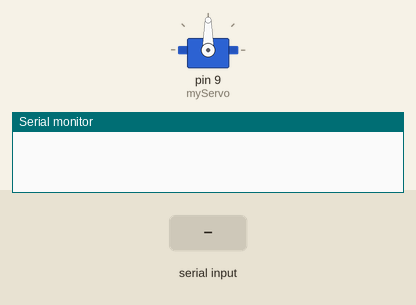
This sketch was run on a simulated Arduino Nano, built with avr-gcc and run on an emulated ATmega328P. Shown: servo, the last lines printed to the serial monitor. Inputs (shaded band) come from the test bench.

Above: at 1.2 s.
1.3 s: "_1\n" received over Serial
At 2.1 s:
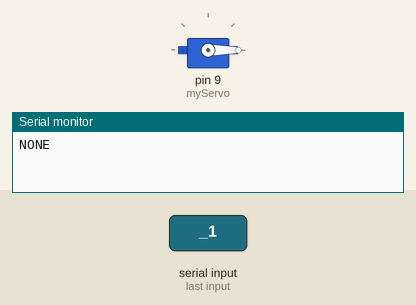
Timing chart, 0 to 4.3 s (numbered marks = the images above; inputs shaded):
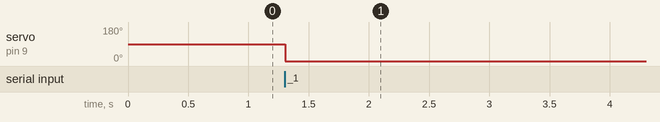

The sketch:

Nano.ino
```cpp
#include <Servo.h>
#include <SoftwareSerial.h>

const int ECHO_PIN = 4;
const int TRIG_PIN = 3;
Servo myServo;
SoftwareSerial mySerial(10, 11);

int lastServoPosition = -1;

void setup() {
  myServo.attach(9);
  Serial.begin(9600);
  mySerial.begin(9600);

  pinMode(TRIG_PIN, OUTPUT);
  pinMode(ECHO_PIN, INPUT);
}

void loop() {
  long duration, distance;
  String output;

  if (Serial.available() > 0) {
    String data = Serial.readStringUntil('\n');

    int commaIndex = data.indexOf('_');

    if (commaIndex != -1) {
      String joystick = data.substring(0, commaIndex);
      String is_botton = data.substring(commaIndex + 1);

      int xValue = joystick.toInt();
      int servoPosition = map(xValue, 0, 1023, 0, 180);

      myServo.write(servoPosition);
      delay(15);

      //mySerial.println(is_botton);
      if (is_botton == "_1") {
        digitalWrite(TRIG_PIN, LOW);
        delayMicroseconds(2);
        digitalWrite(TRIG_PIN, HIGH);
        delayMicroseconds(10);
        digitalWrite(TRIG_PIN, LOW);

        duration = pulseIn(ECHO_PIN, HIGH);
        distance = (duration * 0.0344) / 2;
        output = String(distance);
      } else {
        output = "NONE";
      }

      Serial.println(output);
    }
  }
}
```

Measured:
- after the input at 1.3 s, servo on pin 9 (myServo): 90° → 0° at once
